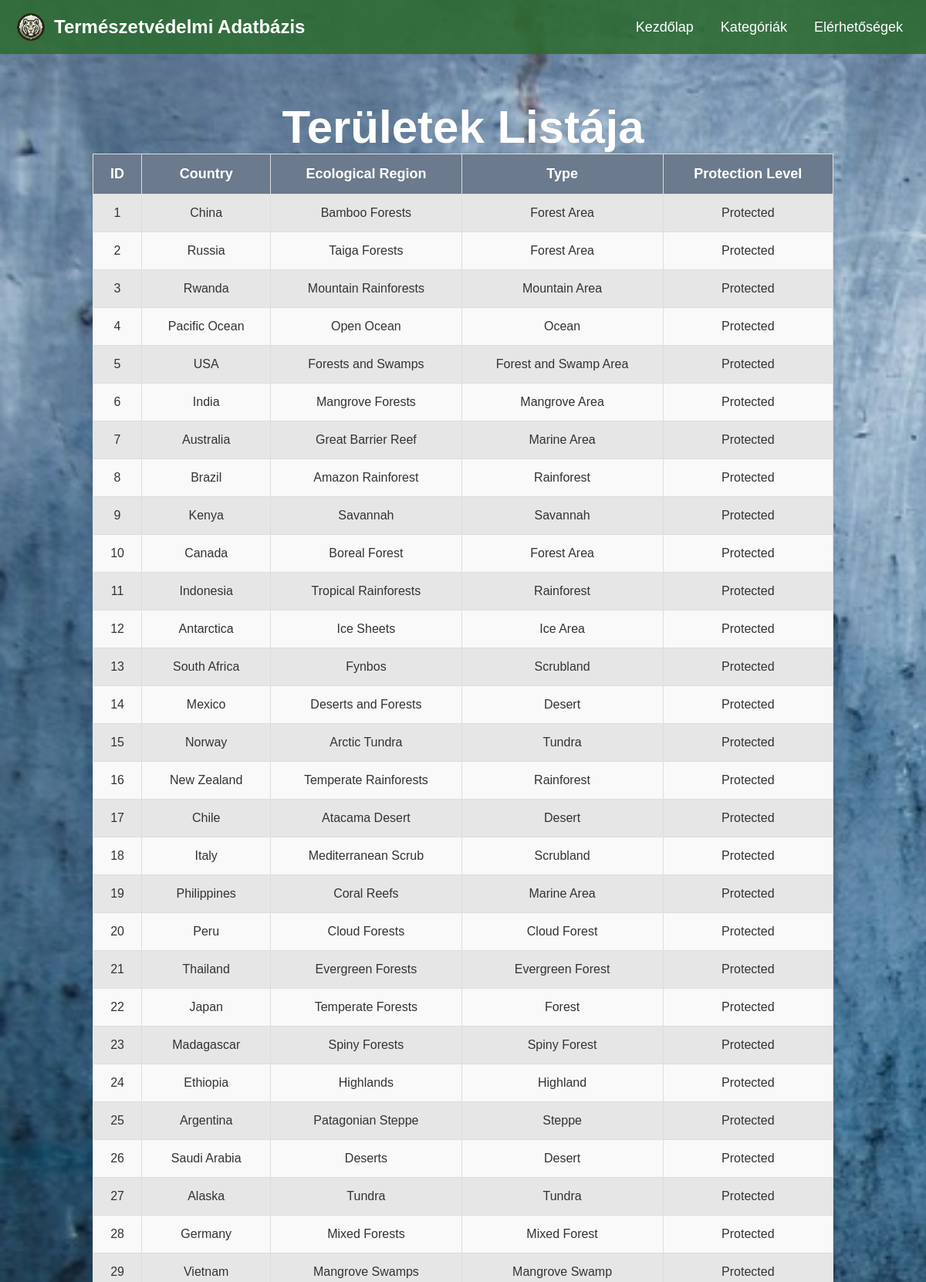
The page /kategoriakHTML/teruletek.php (upper part) on the database its author committed.
### tables this page shows
CREATE TABLE `Area` (
  `ID` int PRIMARY KEY,
  `Location_ID` int,
  `Type` varchar(255),
  `ProtectionLevel` varchar(255),
  FOREIGN KEY (`Location_ID`) REFERENCES `Location` (`ID`) ON DELETE CASCADE ON UPDATE CASCADE
);

CREATE TABLE `Location` (
  `ID` int PRIMARY KEY,
  `Country` varchar(255),
  `EcologicalRegion` varchar(255)
);

### kategoriakHTML/teruletek.php (the view, shortened to what this page needs)
<!DOCTYPE html>
<html lang="hu">
<head>
    <link rel="stylesheet" href="../kategoriakCSS/alap.css.php">
    <link rel="stylesheet" href="../kategoriakCSS/teruletek.css">
</head>
<body>
    <?php include '../mainPHP/header.php'; ?>
    <h2>Területek Listája</h2>
    <?php
    $dbconn = getDbConnection();
    $sql = "
        SELECT
            Area.ID as AreaID,
            Location.Country,
            Location.EcologicalRegion,
            Area.Type,
            Area.ProtectionLevel
        FROM Area
        LEFT JOIN Location ON Area.Location_ID = Location.ID
    ";
    $result = mysqli_query($dbconn, $sql);
    echo "<table style='margin-bottom: 80px;'>
            <tr>
                <th>ID</th>
                <th>Country</th>
                <th>Ecological Region</th>
                <th>Type</th>
                <th>Protection Level</th>
            </tr>";
    if (mysqli_num_rows($result) > 0) {
        while ($row = mysqli_fetch_assoc($result)) {
            echo "<tr>
                    <td>" . $row['AreaID'] . "</td>
                    <td>" . $row['Country'] . "</td>
                    <td>" . $row['EcologicalRegion'] . "</td>
                    <td>" . $row['Type'] . "</td>
                    <td>" . $row['ProtectionLevel'] . "</td>
                </tr>";
        }
    } else {
        echo "<tr><td colspan='5'>Nincsenek adatok.</td></tr>";
    }
    echo "</table>";
    ?>
</body>
</html>

### mainPHP/header.php (shortened to what this page needs)
<header>
    <div class="logo">
        <img src="../images/Designer2.ico" alt="Logo" class="logo-icon">
        <h1>Természetvédelmi Adatbázis</h1>
    </div>
    <nav>
        <ul>
            <li><a href="../mainPHP/main.php" class="felkover">Kezdőlap</a></li>
            <li class="dropdown">
                <a href="javascript:void(0)" class="dropbtn felkover">Kategóriák</a>
            </li>
            <li><a href="../mainPHP/elerhetosegek.php" class="felkover">Elérhetőségek</a></li>
        </ul>
    </nav>
</header>

### kategoriakCSS/teruletek.css (style rules this page uses)
body { font-family: Arial, sans-serif; background-color: #f4f4f4; color: #333; margin: 0; padding: 0; }
h2 { font-size: 60px; padding-top: 60px; font-weight: bold; background: linear-gradient(135deg, #A8B9C7, #6B7A8C, #2C3E50); -webkit-background-clip: text; background-clip: text; color: white; text-align: center; }
table { width: 80%; margin: 0 auto; border-collapse: collapse; box-shadow: 0 4px 8px rgba(0, 0, 0, 0.1); }
table, th, td { border: 1px solid #ddd; }
th, td { padding: 15px; text-align: center; }
th { background-color: #6B7A8C; color: white; font-size: 18px; }
td { background-color: #f9f9f9; font-size: 16px; }
tr:nth-child(even) td { background-color: #e6e6e6; }

### rows shown on the page
area: ID "1", Location_ID.Country "China", Location_ID.EcologicalRegion "Bamboo Forests", Type "Forest Area", ProtectionLevel "Protected"
area: ID "2", Location_ID.Country "Russia", Location_ID.EcologicalRegion "Taiga Forests", Type "Forest Area", ProtectionLevel "Protected"
area: ID "3", Location_ID.Country "Rwanda", Location_ID.EcologicalRegion "Mountain Rainforests", Type "Mountain Area", ProtectionLevel "Protected"
area: ID "4", Location_ID.Country "Pacific Ocean", Location_ID.EcologicalRegion "Open Ocean", Type "Ocean", ProtectionLevel "Protected"
area: ID "5", Location_ID.Country "USA", Location_ID.EcologicalRegion "Forests and Swamps", Type "Forest and Swamp Area", ProtectionLevel "Protected"
area: ID "6", Location_ID.Country "India", Location_ID.EcologicalRegion "Mangrove Forests", Type "Mangrove Area", ProtectionLevel "Protected"
area: ID "7", Location_ID.Country "Australia", Location_ID.EcologicalRegion "Great Barrier Reef", Type "Marine Area", ProtectionLevel "Protected"
area: ID "8", Location_ID.Country "Brazil", Location_ID.EcologicalRegion "Amazon Rainforest", Type "Rainforest", ProtectionLevel "Protected"
area: ID "9", Location_ID.Country "Kenya", Location_ID.EcologicalRegion "Savannah", Type "Savannah", ProtectionLevel "Protected"
area: ID "10", Location_ID.Country "Canada", Location_ID.EcologicalRegion "Boreal Forest", Type "Forest Area", ProtectionLevel "Protected"
area: ID "11", Location_ID.Country "Indonesia", Location_ID.EcologicalRegion "Tropical Rainforests", Type "Rainforest", ProtectionLevel "Protected"
area: ID "12", Location_ID.Country "Antarctica", Location_ID.EcologicalRegion "Ice Sheets", Type "Ice Area", ProtectionLevel "Protected"
area: ID "13", Location_ID.Country "South Africa", Location_ID.EcologicalRegion "Fynbos", Type "Scrubland", ProtectionLevel "Protected"
area: ID "14", Location_ID.Country "Mexico", Location_ID.EcologicalRegion "Deserts and Forests", Type "Desert", ProtectionLevel "Protected"
area: ID "15", Location_ID.Country "Norway", Location_ID.EcologicalRegion "Arctic Tundra", Type "Tundra", ProtectionLevel "Protected"
area: ID "16", Location_ID.Country "New Zealand", Location_ID.EcologicalRegion "Temperate Rainforests", Type "Rainforest", ProtectionLevel "Protected"
area: ID "17", Location_ID.Country "Chile", Location_ID.EcologicalRegion "Atacama Desert", Type "Desert", ProtectionLevel "Protected"
area: ID "18", Location_ID.Country "Italy", Location_ID.EcologicalRegion "Mediterranean Scrub", Type "Scrubland", ProtectionLevel "Protected"
area: ID "19", Location_ID.Country "Philippines", Location_ID.EcologicalRegion "Coral Reefs", Type "Marine Area", ProtectionLevel "Protected"
area: ID "20", Location_ID.Country "Peru", Location_ID.EcologicalRegion "Cloud Forests", Type "Cloud Forest", ProtectionLevel "Protected"
area: ID "21", Location_ID.Country "Thailand", Location_ID.EcologicalRegion "Evergreen Forests", Type "Evergreen Forest", ProtectionLevel "Protected"
area: ID "22", Location_ID.Country "Japan", Location_ID.EcologicalRegion "Temperate Forests", Type "Forest", ProtectionLevel "Protected"
area: ID "23", Location_ID.Country "Madagascar", Location_ID.EcologicalRegion "Spiny Forests", Type "Spiny Forest", ProtectionLevel "Protected"
area: ID "24", Location_ID.Country "Ethiopia", Location_ID.EcologicalRegion "Highlands", Type "Highland", ProtectionLevel "Protected"
area: ID "25", Location_ID.Country "Argentina", Location_ID.EcologicalRegion "Patagonian Steppe", Type "Steppe", ProtectionLevel "Protected"
area: ID "26", Location_ID.Country "Saudi Arabia", Location_ID.EcologicalRegion "Deserts", Type "Desert", ProtectionLevel "Protected"
area: ID "27", Location_ID.Country "Alaska", Location_ID.EcologicalRegion "Tundra", Type "Tundra", ProtectionLevel "Protected"
area: ID "28", Location_ID.Country "Germany", Location_ID.EcologicalRegion "Mixed Forests", Type "Mixed Forest", ProtectionLevel "Protected"
area: ID "29", Location_ID.Country "Vietnam", Location_ID.EcologicalRegion "Mangrove Swamps", Type "Mangrove Swamp", ProtectionLevel "Protected"
